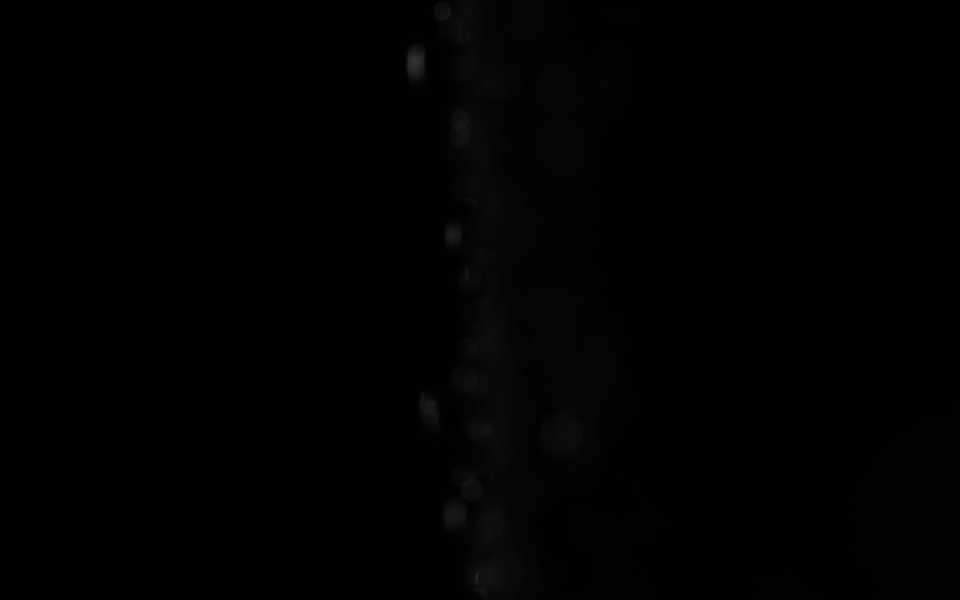
#> input picture data/stable_redlit/stbl0001.png, 1920 x 1200 px (shown at 1/2 size); its folder holds 4 pictures in this run; the run also reads 3 pictures not shown here
$ jupyter execute --allow-errors DoF_cailb.ipynb   (shell and % lines are left out)   (older library calls are emulated)
#> lines starting #> are read from the running program, lines starting #| are printed output that depends on the picture
### shapes.py
from numpy import sqrt, pi
from numbers import Number


"""
Coordinate system is:
.-–-> y
|
|
v
x
"""


class Circle:
    # [4 lines left out: function __init__, not called in this run]

    def area(self):
        return pi*self.radius**2


class Rectangle:
    # [46 lines left out: functions __init__, by_width_height, by_center_width_height, __eq__, __ne__, not called in this run]


class Point:
    def __init__(self,
                 x: Number,
                 y: Number,
                 frame: int = None,
                 is_fit_result: bool = False) -> object:
        self.x = x
        self.y = y
        self.frame = frame
        self.is_fit_result = is_fit_result

    # [18 lines left out: functions __mul__, __rmul__, __add__, not called in this run]

    def __sub__(self, other):
        return Point(self.x - other.x, self.y - other.y)

    def __eq__(self, other):
        return self.x == other.x and self.y == other.y

    def __ne__(self, other):
        return self.x != other.x and self.y != other.y

    def __hash__(self):
        return hash((self.x, self.y))

    # [5 lines left out: function get_coord, not called in this run]

    def has_negative_coord(self):
        return self.x < 0 or self.y < 0


# [5 lines left out: function circle_to_rectangle, not called in this run]


class Line:
    def __init__(self, direction, point, n_samples=10):
        self.direction = direction
        self.point = point


class CalibBubble:
    def __init__(self, line, radius, frame_start, frame_end):
        self.line = line
        self.radius = radius
        self.frame_start = int(frame_start)
        self.frame_end =   int(frame_end)

### utils.py
import numpy as np
from scipy.ndimage.filters import convolve
from skimage.filters import scharr_v, scharr_h
import re
from copy import deepcopy
from scipy.misc import imresize
import shapes


"""
Coordinate system is:
.-–-> y
|
|
v
x
"""


# [7 lines left out: function pixel_coord_to_box, not called in this run]


def dot_prod(p1, p2):
    return (p1.x * p2.x) + (p1.y * p2.y)


# [100 lines left out: functions divide_img_grid, ll_to_ul, add_motion_blur, add_gauss_noise, add_background_from_measurement, intersection_over_union and 1 more, not called in this run]


def find_re(reg, text):
    m = re.search(reg, text)
    return m.group(0)


# [5 lines left out: function resize_1d, not called in this run]


def gauss(x, a, mu, sigma):
    return a * np.exp(- (x - mu)**2/(2*sigma**2))


def gauss_2d_mask(x, sigma, amp=10, mu=[0, 0], padding=0):
    return amp/(2*np.pi*sigma[0]*sigma[1]) * \
           np.exp(-(x[0] - mu[0])**2/(2*sigma[0]**2) - (x[1] - mu[1])**2/(2*sigma[1]**2))


# [131 lines left out: functions my_structure_tensor, extract_pad_image, get_tracking_data, gauss_fit_analytical, gen_smooth_mask, not called in this run]

### DoF_cailb.ipynb
[cell 1]
import numpy as np
import os
import cv2
import matplotlib.pyplot as plt
import matplotlib.patches as patches
import platform
from scipy.optimize import curve_fit
from mpl_toolkits.mplot3d import Axes3D

[cell 2]
from shapes import *
from detect_bubbles import *
from utils import *

[cell 3]
platform.system()

[cell 4]
plat = platform.system()
if plat == "Darwin":
    calib_dir =  "/Users/Habib/Google Drive/Uni Heidelberg/11 WS 2017-2018/Masterarbeit/Messungen/Reihe_35_calib_DoF"
elif plat == "Windows":
    calib_dir = "../Messungen/Reihe_35_calib_DoF/"

[cell 5]
cim = []
bgim = []
filenames = []
#> (the rest of this cell did not finish here and is left out)

[cell 6]
for file in filenames:
    if file.endswith("2.bmp"):
        img = cv2.imread(os.path.join(calib_dir, file), 0)
        cim.append(img)
    elif file.endswith("1.bmp"):
        img = cv2.imread(os.path.join(calib_dir, file), 0)
        bgim.append(img)

[cell 7]
plt.figure(figsize=(12,12))
#> (the rest of this cell did not finish here and is left out)

#> (a cell that did not finish here is left out)

[cell 9]
# load stable data
stable_img_dir = "data/stable_redlit/"
filenames = [fn for fn in os.listdir(stable_img_dir) if fn.endswith(".png")]
filenames

[cell 10]
stbl = [cv2.imread(os.path.join(stable_img_dir, fn),0)
        for fn in filenames]

[cell 11]
LINE_LEN = 50

[cell 12]
p1 = Point(842, 132)

fig = plt.figure(figsize=(24,24))
ax = fig.add_subplot(111, aspect="equal")
#> (the rest of this cell did not finish here and is left out)

#> (a cell that did not finish here is left out)

#> (a cell that did not finish here is left out)

#> (a cell that did not finish here is left out)

#> (a cell that did not finish here is left out)

## same as above but automatically

[cell 17]
len(stbl)
#> Out = 4

[cell 18]
HORIZONTAL = Point(1, 0)
LINE_LEN = 20
calib_bubbles = [
    CalibBubble(Line(direction=HORIZONTAL, point=Point(842, 132)), radius=80, frame_start=1, frame_end=48),
    CalibBubble(Line(HORIZONTAL, Point(912, 470)), 54, 8, 36),
    CalibBubble(Line(HORIZONTAL, Point(968, 665)), 19, 24, 38),
    CalibBubble(Line(HORIZONTAL, Point(1023, 636)), 15, 36, 44),
    CalibBubble(Line(HORIZONTAL, Point(1103, 723)), 6, 43, 47),
    CalibBubble(Line(HORIZONTAL, Point(1127, 744)), 22, 42, 48)

]

[cell 19]
curves = []
#> (the rest of this cell did not finish here and is left out)

[cell 20]
for cu in curves:
    xx = np.arange(0, len(cu))
    plt.plot(xx-np.argmin(cu), cu)

#> (a cell that did not finish here is left out)

#> (a cell that did not finish here is left out)

[cell 23]
fig = plt.figure(figsize=(12,12))
#> (the rest of this cell did not finish here and is left out)

[cell 24]
cu_img = np.zeros((90, 50))

[cell 25]
for cu, cb in zip(curves, calib_bubbles):
    xdata = np.arange(0, len(cu)) - np.argmin(cu) + 25
    for x, y in zip(xdata, cu):
        cu_img[int(cb.radius), x] = y

[cell 26]
plt.figure(figsize=(12,12))
plt.imshow(cu_img)
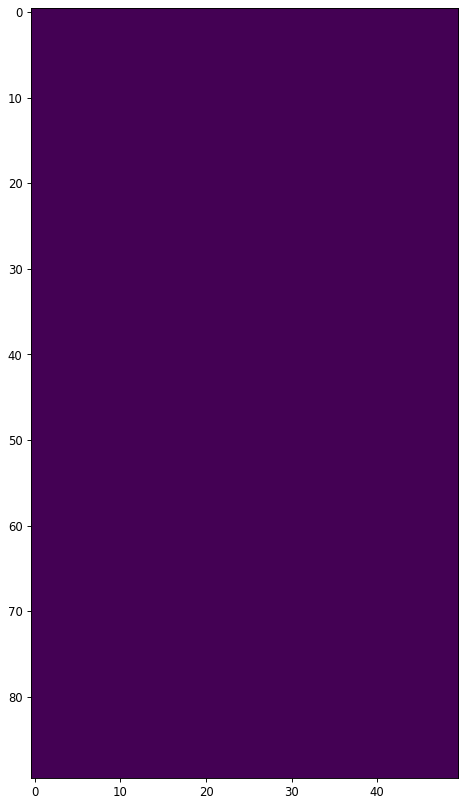
#> figure drawn by matplotlib, 1 panel

[cell 27]
cu_img_fit = np.empty(cu_img.shape)

[cell 28]
cu_img_fit.shape

[cell 29]
for idx in range(cu_img.shape[0]):
    for idy in range(cu_img.shape[1]):
        if cu_img[idx, idy] == 0:
            cu_img_fit[idx, idy] = np.nan

[cell 30]
plt.imshow(cu_img_fit)
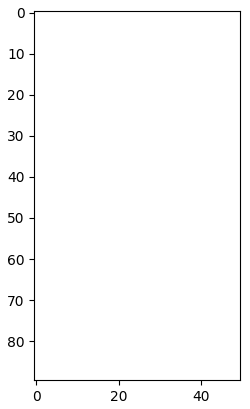
#> figure drawn by matplotlib, 1 panel

[cell 31]
def poly_calib(xdata_tuple, b1, b0, a4, a3, a2, a1, a0):
    (x, y) = xdata_tuple
    z = (b1*y+b0) + a4*x**4+(a3*x**3 + a2*x**2 + a1*x + a0)
    return z.ravel()

[cell 32]
def poly_calib(xdata_tuple, b1, b0, a2, a1, a0):
    (x, y) = xdata_tuple
    z = (b1*y+b0) * a2*x**2 + a1*x + a0
    return z.ravel()

[cell 33]
x = np.linspace(-100, 100, 101)
y = np.linspace(-100, 100, 101)
x, y = np.meshgrid(x, y)
data = poly_calib((x, y), 1, 1, 1, 1, 1)

[cell 34]
plt.imshow(data.reshape((101,101)))
plt.colorbar()
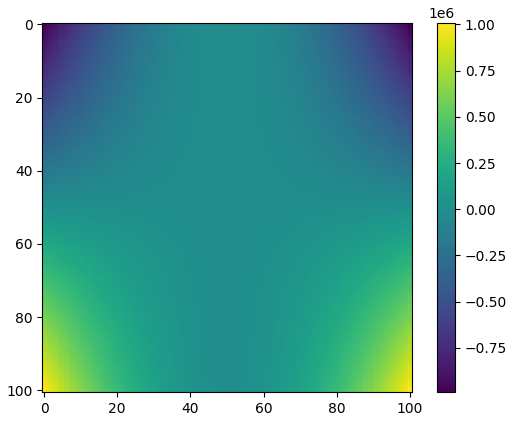
#> figure drawn by matplotlib, 2 panels

[cell 35]
fit_data = cu_img_fit.ravel()
keep = ~np.isnan(fit_data)
fit_data_valid = fit_data[keep]

[cell 36]
plt.figure(figsize=(12,12))
plt.imshow(keep.reshape(90,50))

[cell 37]
x = np.arange(0, cu_img_fit.shape[1])
y = np.arange(0, cu_img_fit.shape[0])
x, y = np.meshgrid(x, y)
x_valid = x[keep.reshape(90,50)]
y_valid = y[keep.reshape(90,50)]

[cell 38]
plt.plot(x_valid, '.')
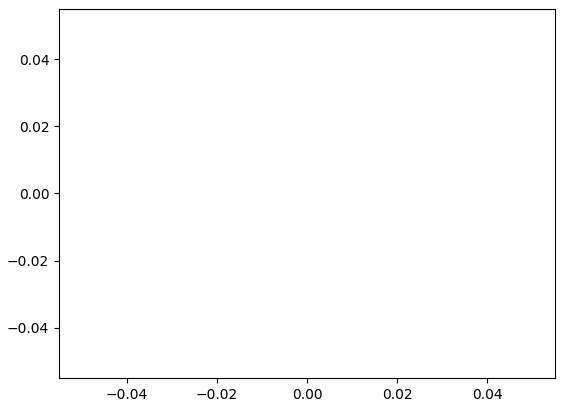
#> figure drawn by matplotlib, 1 panel
